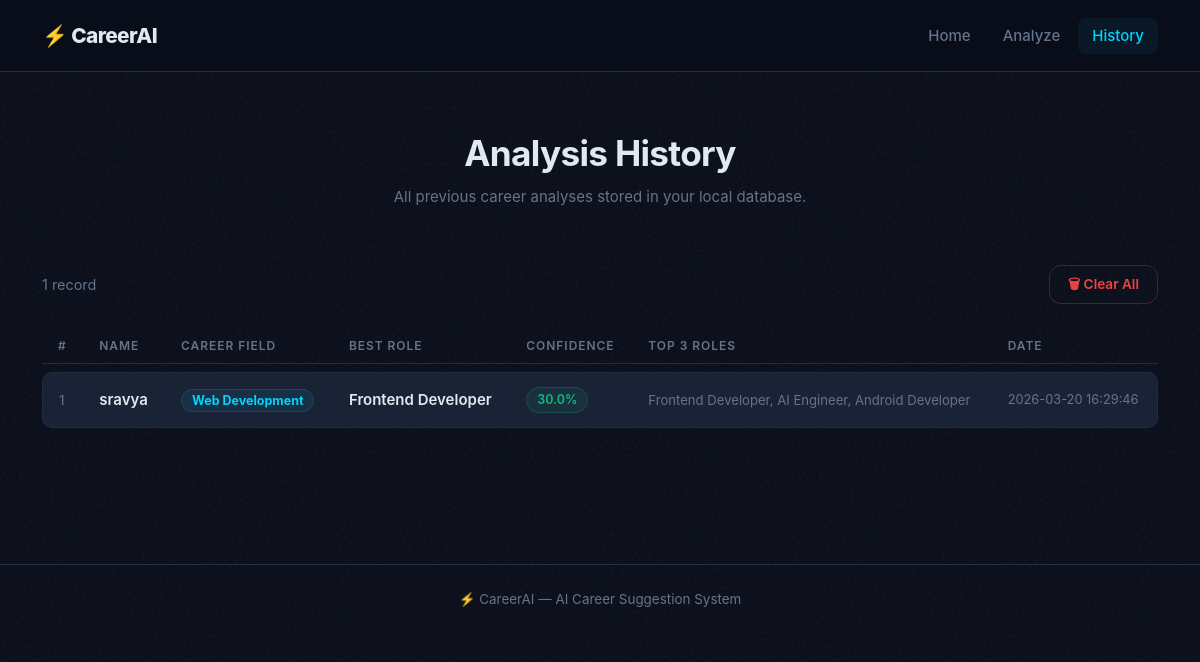
Before: /history with the older database file.
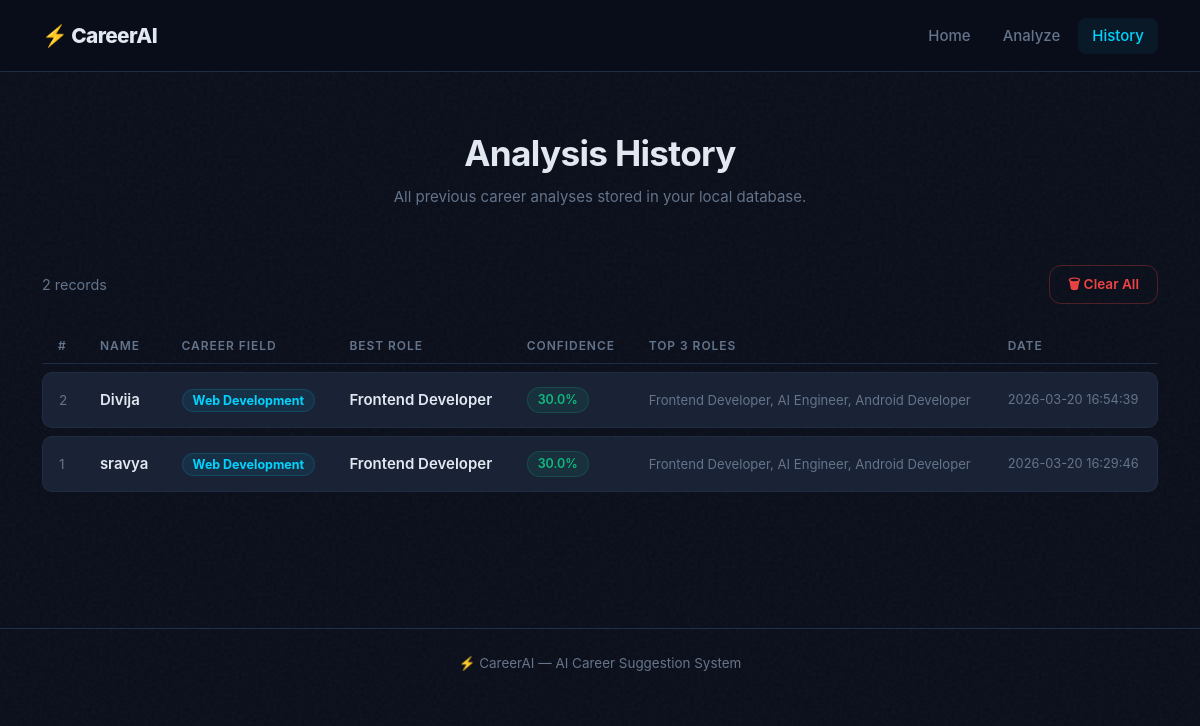
After: the same page with the newer database file.
### tables this page shows
CREATE TABLE results (
            id        INTEGER PRIMARY KEY AUTOINCREMENT,
            name      TEXT    NOT NULL,
            skills    TEXT    NOT NULL,
            field     TEXT    NOT NULL,
            best_career TEXT  NOT NULL,
            confidence REAL   NOT NULL,
            all_careers TEXT  NOT NULL,
            top3      TEXT    NOT NULL,
            timestamp TEXT    NOT NULL
        );

### app.py (the view)
@app.route('/history')
def history():
    conn = get_db()
    rows = conn.execute('SELECT * FROM results ORDER BY id DESC').fetchall()
    conn.close()
    records = []
    for row in rows:
        records.append({
            'id': row['id'],
            'name': row['name'],
            'skills': row['skills'],
            'field': row['field'],
            'best_career': row['best_career'],
            'confidence': row['confidence'],
            'top3': json.loads(row['top3']),
            'timestamp': row['timestamp']
        })
    return render_template('history.html', records=records)

### app.py (called while the page is built)
def get_db():
    conn = sqlite3.connect('career.db')
    conn.row_factory = sqlite3.Row
    return conn

### templates/history.html (shortened to what this page needs)
<!DOCTYPE html>
<html lang="en">
<head>
  <link href="https://cdn.jsdelivr.net/npm/bootstrap@5.3.2/dist/css/bootstrap.min.css" rel="stylesheet" />
  <link rel="stylesheet" href="{{ url_for('static', filename='css/style.css') }}" />
</head>
<body>
<nav class="navbar navbar-expand-lg sticky-top">
  <div class="container">
    <a class="navbar-brand" href="/">⚡ <span>CareerAI</span></a>
    <div class="collapse navbar-collapse">
      <ul class="navbar-nav ms-auto gap-1">
        <li class="nav-item"><a class="nav-link" href="/">Home</a></li>
        <li class="nav-item"><a class="nav-link" href="/form">Analyze</a></li>
        <li class="nav-item"><a class="nav-link active" href="/history">History</a></li>
      </ul>
    </div>
  </div>
</nav>
<div class="page-header fade-in">
  <div class="container">
    <h2>Analysis History</h2>
    <p>All previous career analyses stored in your local database.</p>
  </div>
</div>
<div class="container pb-5 fade-in">
  {% if records %}
  <div class="d-flex justify-content-between align-items-center mb-4">
    <div style="color:var(--muted); font-size:.9rem;">
      {{ records | length }} record{{ 's' if records | length != 1 }}
    </div>
    <form method="POST" action="/clear_history">
      <button type="submit" id="clear-history-btn" class="btn-outline-custom" style="color:var(--danger); border-color:rgba(239,68,68,0.3); font-size:.85rem; padding:8px 18px;">
        🗑 Clear All
      </button>
    </form>
  </div>
  <div class="d-none d-md-block">
    <table class="history-table">
      <thead>
        <tr>
          <th>#</th>
          <th>Name</th>
          <th>Career Field</th>
          <th>Best Role</th>
          <th>Confidence</th>
          <th>Top 3 Roles</th>
          <th>Date</th>
        </tr>
      </thead>
      <tbody>
        {% for r in records %}
        <tr>
          <td style="color:var(--muted); font-size:.85rem;">{{ r.id }}</td>
          <td style="font-weight:600;">{{ r.name }}</td>
          <td>
            <span style="background:rgba(0,212,255,0.08); color:var(--accent); border:1px solid rgba(0,212,255,0.15); padding:3px 10px; border-radius:100px; font-size:.78rem; font-weight:700;">
              {{ r.field }}
            </span>
          </td>
          <td style="font-weight:600;">{{ r.best_career }}</td>
          <td>
            <span class="confidence-pill">{{ r.confidence }}%</span>
          </td>
          <td style="font-size:.82rem; color:var(--muted);">
            {% for item in r.top3 %}
              {{ item.roles[0] }}{% if not loop.last %}, {% endif %}
            {% endfor %}
          </td>
          <td style="font-size:.8rem; color:var(--muted);">{{ r.timestamp }}</td>
        </tr>
        {% endfor %}
      </tbody>
    </table>
  </div>
  {% endif %}
</div>
<footer>
  <div class="container">⚡ CareerAI &mdash; AI Career Suggestion System</div>
</footer>
</body>
</html>

### static/css/style.css (style rules this page uses)
:root { --bg: #0a0e1a; --surface: #111827; --card: #1a2235; --border: #1e2d45; --accent: #00d4ff; --accent2: #7c3aed; --accent3: #10b981; --text: #e2e8f0; --muted: #64748b; --danger: #ef4444; --warn: #f59e0b; --radius: 14px; --shadow: 0 4px 32px rgba(0,212,255,0.08); }
*, *::before, *::after { box-sizing: border-box; margin: 0; padding: 0; }
body { background: var(--bg); color: var(--text); font-family: -apple-system, BlinkMacSystemFont, 'Segoe UI', Roboto, Helvetica, Arial, sans-serif; font-size: 15px; line-height: 1.6; min-height: 100vh; }
body::before { content: ''; position: fixed; inset: 0; pointer-events: none; z-index: 0; }
h1, h2, h3, h4, h5 { font-family: -apple-system, BlinkMacSystemFont, 'Segoe UI', Roboto, Helvetica, Arial, sans-serif; font-weight: 700; letter-spacing: -0.02em; }
.navbar { background: rgba(10, 14, 26, 0.85) !important; backdrop-filter: blur(16px); border-bottom: 1px solid var(--border); padding: 14px 0; }
.navbar-brand { font-family: -apple-system, BlinkMacSystemFont, 'Segoe UI', Roboto, Helvetica, Arial, sans-serif; font-size: 1.3rem; font-weight: 800; color: var(--accent) !important; letter-spacing: -0.03em; }
.navbar-brand span { color: var(--text); }
.nav-link { color: var(--muted) !important; font-weight: 500; transition: color .2s; padding: 6px 14px !important; border-radius: 8px; }
.nav-link:hover, .nav-link.active { color: var(--accent) !important; background: rgba(0,212,255,0.06); }
.btn-outline-custom { background: transparent; color: var(--text); border: 1px solid var(--border); font-family: -apple-system, BlinkMacSystemFont, 'Segoe UI', Roboto, Helvetica, Arial, sans-serif; font-weight: 600; padding: 13px 28px; border-radius: 12px; font-size: .95rem; cursor: pointer; transition: all .25s; display: inline-flex; align-items: center; gap: 8px; text-decoration: none; }
.page-header { padding: 60px 0 40px; text-align: center; }
.page-header h2 { font-size: 2.2rem; margin-bottom: 10px; }
.page-header p { color: var(--muted); }
.confidence-pill { display: inline-block; background: rgba(16,185,129,0.1); color: var(--accent3); border: 1px solid rgba(16,185,129,0.2); padding: 2px 10px; border-radius: 100px; font-size: .78rem; font-weight: 600; }
.history-table { width: 100%; border-collapse: separate; border-spacing: 0 8px; }
.history-table th { font-size: .75rem; text-transform: uppercase; letter-spacing: .08em; color: var(--muted); padding: 0 16px 8px; border-bottom: 1px solid var(--border); font-weight: 600; }
.history-table td { padding: 14px 16px; background: var(--card); border-top: 1px solid var(--border); border-bottom: 1px solid var(--border); }
.history-table td:first-child { border-left: 1px solid var(--border); border-radius: 10px 0 0 10px; }
.history-table td:last-child { border-right: 1px solid var(--border); border-radius: 0 10px 10px 0; }
footer { border-top: 1px solid var(--border); padding: 24px 0; text-align: center; color: var(--muted); font-size: .84rem; margin-top: 80px; }
.fade-in { animation: fadeIn .5s ease both; }

Changed rows visible on the page:
added results: id "2", name "Divija", field "Web Development", best_career "Frontend Developer", confidence "30.0", roles "Frontend Developer" "AI Engineer" "Android Developer", timestamp "2026-03-20 16:54:39"
Other visible differences:
{{ records | length }}: "1" → "2"
{{ 's' if records | length != 1 }}: (not shown) → "s"
